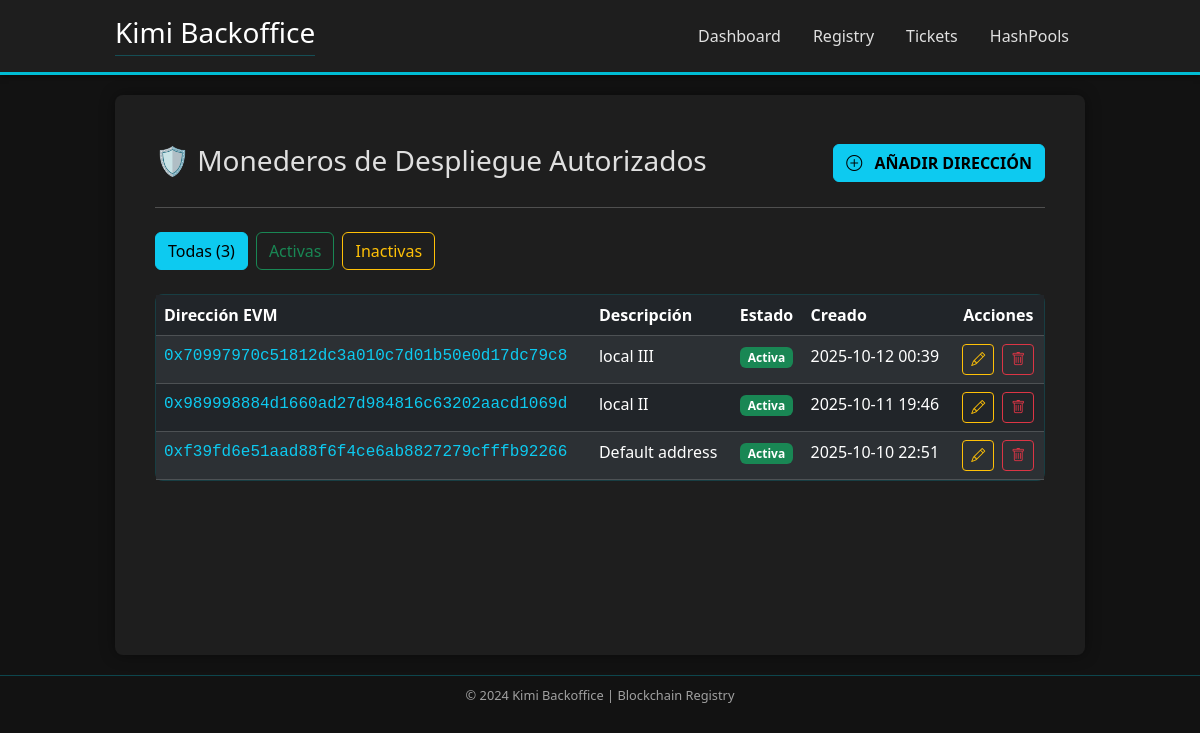
/address_manager/addresses/, run on the app's committed database.
### system_address_manager/models.py (models this page shows, shortened)
class AuthorizedAddress(models.Model):
    address = models.CharField(max_length=42, unique=True)
    description = models.TextField(blank=True, null=True)
    created_at = models.DateTimeField(auto_now_add=True)
    updated_at = models.DateTimeField(auto_now=True)
    is_active = models.BooleanField(default=True)

### system_address_manager/views.py (the view)
# urls.py: path('addresses/', views.AuthorizedAddressListView.as_view(), name='address_list'),
class AuthorizedAddressListView(ListView):
    model = AuthorizedAddress
    template_name = 'authorizedAddress/address_list.html'
    context_object_name = 'addresses'
    paginate_by = 10
    queryset = AuthorizedAddress.objects.all().order_by('-created_at')
    def get_queryset(self):
        queryset = super().get_queryset().order_by('-created_at')
        status_filter = self.request.GET.get('status')
        if status_filter == 'active':
            queryset = queryset.filter(is_active=True)
        elif status_filter == 'inactive':
            queryset = queryset.filter(is_active=False)
        return queryset
    def get_context_data(self, **kwargs):
        context = super().get_context_data(**kwargs)
        context['current_status'] = self.request.GET.get('status', 'all')
        return context

### templates/authorizedAddress/address_list.html (shortened to what this page needs)
{% extends "base.html" %}
{% load static %}
{% block content %}
<div class="centered-container mx-auto dashboard-content py-4">
    <div class="d-flex justify-content-between align-items-center mb-4 border-0">
        <h2 class="h3 text-accent mb-0" style="border-bottom: none !important;">
            🛡️ Monederos de Despliegue Autorizados
        </h2>
        <a href="{% url 'system_address_manager:address_create' %}"
           class="btn btn-info fw-bold text-uppercase">
            <i class="bi bi-plus-circle me-2"></i> Añadir Dirección
        </a>
    </div>
    <hr class="text-accent mt-0 mb-4">
    <div class="d-flex mb-4">
        <a href="{% url 'system_address_manager:address_list' %}"
           class="btn {% if current_status == 'all' %}btn-info{% else %}btn-outline-info{% endif %} me-2">
           Todas ({{ addresses.count }})
        </a>
        <a href="{% url 'system_address_manager:address_list' %}?status=active"
           class="btn {% if current_status == 'active' %}btn-success{% else %}btn-outline-success{% endif %} me-2">
           Activas
        </a>
        <a href="{% url 'system_address_manager:address_list' %}?status=inactive"
           class="btn {% if current_status == 'inactive' %}btn-warning{% else %}btn-outline-warning{% endif %}">
           Inactivas
        </a>
    </div>
    <div class="card status-card-table p-0">
        <div class="table-responsive">
            <table class="table table-dark table-striped table-hover mb-0">
                <thead>
                    <tr>
                        <th scope="col">Dirección EVM</th>
                        <th scope="col">Descripción</th>
                        <th scope="col" class="text-center">Estado</th>
                        <th scope="col">Creado</th>
                        <th scope="col" class="text-center">Acciones</th>
                    </tr>
                </thead>
                <tbody>
                    {% for address in addresses %}
                    <tr>
                        <td class="font-monospace text-wrap">
                            <a href="{% url 'system_address_manager:address_detail' pk=address.pk %}" class="text-info text-decoration-none">
                                {{ address.address }}
                            </a>
                        </td>
                        <td>
                            {{ address.description|default:"— Sin descripción —"|truncatechars:50 }}
                        </td>
                        <td class="text-center">
                            {% if address.is_active %}
                                <span class="badge bg-success">Activa</span>
                            {% else %}
                                <span class="badge bg-danger">Inactiva</span>
                            {% endif %}
                        </td>
                        <td>{{ address.created_at|date:"Y-m-d H:i" }}</td>
                        <td class="text-center">
                            <a href="{% url 'system_address_manager:address_update' pk=address.pk %}"
                               class="btn btn-sm btn-outline-warning me-1" title="Editar">
                                <i class="bi bi-pencil"></i>
                            </a>
                            <a href="{% url 'system_address_manager:address_delete' pk=address.pk %}"
                               class="btn btn-sm btn-outline-danger" title="Eliminar">
                                <i class="bi bi-trash"></i>
                            </a>
                        </td>
                    </tr>
                    {% endfor %}
                </tbody>
            </table>
        </div>
    </div>
</div>
{% endblock %}

### templates/base.html (style rules this page uses)
:root { --base-bg: #121212; --card-bg: #1e1e1e; --accent: #00bcd4; --success: #4caf50; --text-light: #e0e0e0; --text-dim: #a0a0a0; }
body { background-color: var(--base-bg); color: var(--text-light); font-family: 'Segoe UI', Tahoma, Geneva, Verdana, sans-serif; margin: 0; padding: 0; }
.centered-container { max-width: 1000px; padding: 0 15px; }
h1, h2, h3 { color: var(--accent); border-bottom: 1px solid rgba(0, 188, 212, 0.3); padding-bottom: 5px; margin-bottom: 20px; }
.status-card-table { background-color: var(--card-bg); border: 1px solid rgba(0, 188, 212, 0.2); border-radius: 8px; }

### data on the page
AuthorizedAddress: address "0x70997970c51812dc3a010c7d01b50e0d17dc79c8", description "local III", is_active "Activa", created_at "2025-10-12 00:39"
AuthorizedAddress: address "0x989998884d1660ad27d984816c63202aacd1069d", description "local II", is_active "Activa", created_at "2025-10-11 19:46"
AuthorizedAddress: address "0xf39fd6e51aad88f6f4ce6ab8827279cfffb92266", description "Default address", is_active "Activa", created_at "2025-10-10 22:51"

### other printed values
{{ addresses.count }} "3"
{{ year|default:'2024' }} "2024"
